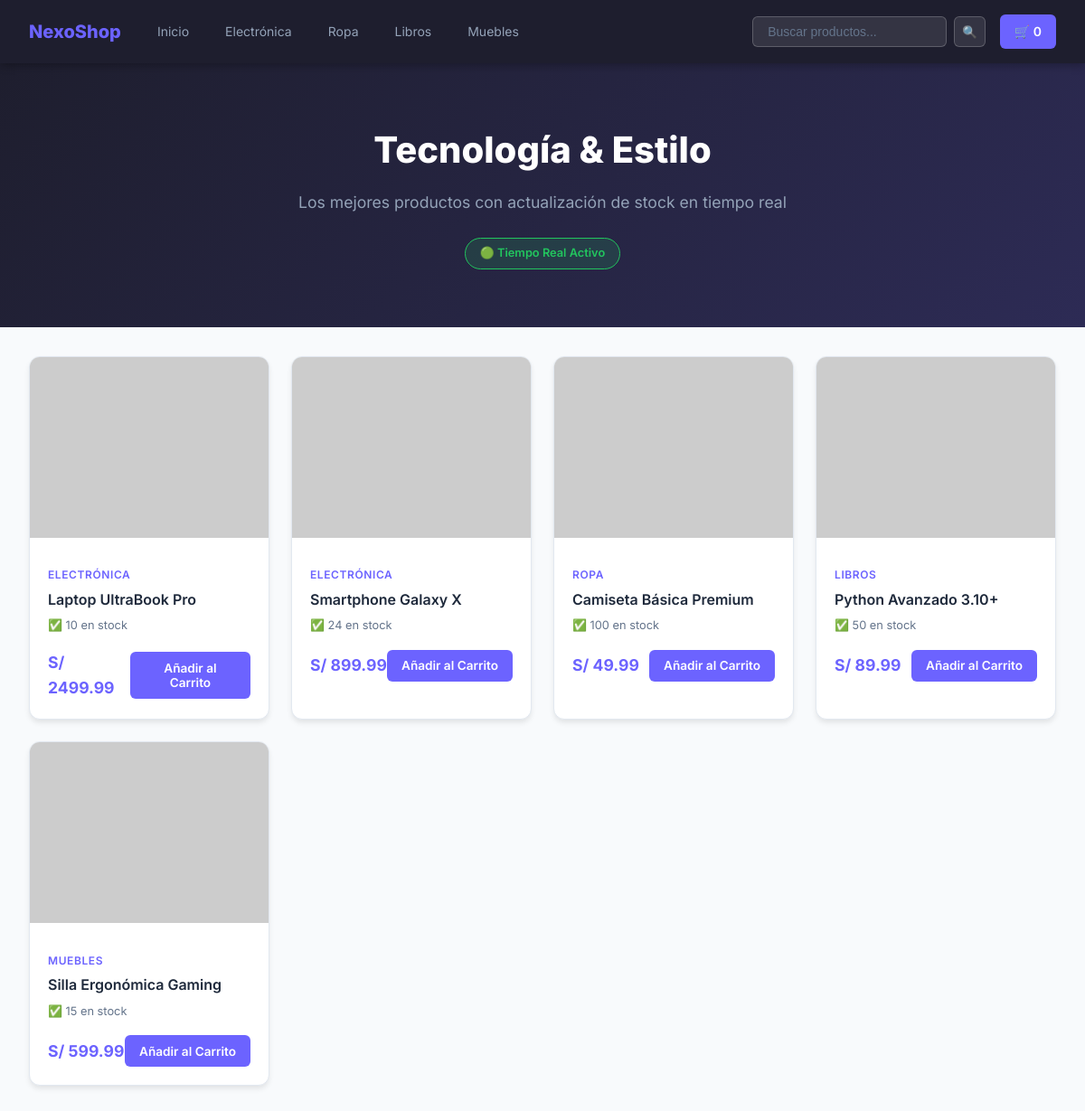
/store, run on an earlier commit of the app's database.
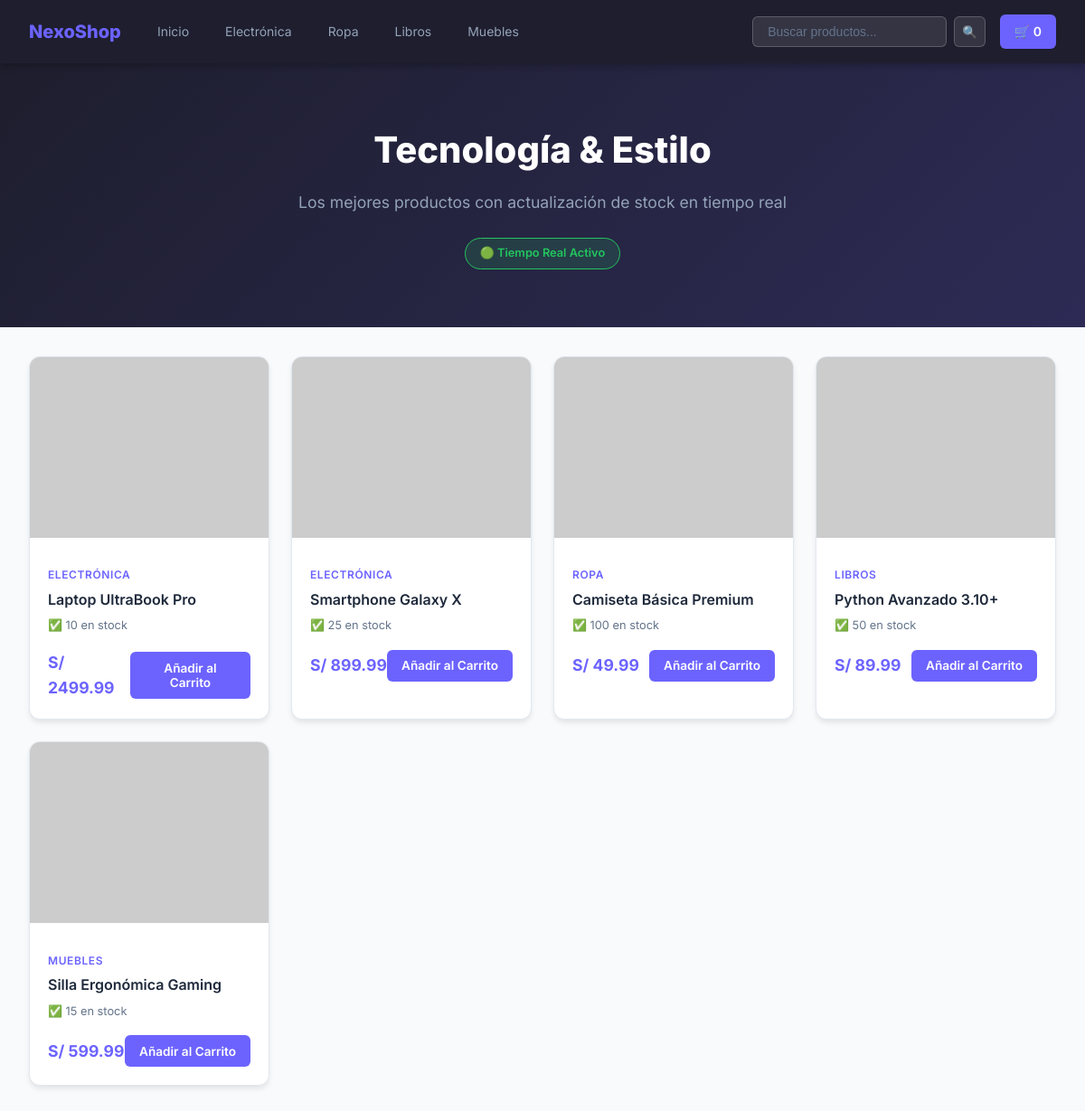
And on a later commit of the database.
### models.py (models this page shows, shortened)
class Product(db.Model):
    __tablename__ = 'products'
    id = db.Column(db.Integer, primary_key=True)
    sku = db.Column(db.String(50), unique=True, nullable=False)
    name = db.Column(db.String(200), nullable=False)
    category = db.Column(db.String(100), default='General')
    price = db.Column(db.Float, nullable=False, default=0.0)
    stock = db.Column(db.Integer, nullable=False, default=0)
    description = db.Column(db.Text, default='')
    image_url = db.Column(db.String(500), default='')
    created_at = db.Column(db.DateTime, default=datetime.utcnow)
    updated_at = db.Column(db.DateTime, default=datetime.utcnow, onupdate=datetime.utcnow)

### app.py (the view)
@app.route('/store')
def store_home():
    category = request.args.get('category', '')
    search = request.args.get('search', '')
    query = Product.query
    if category:
        query = query.filter_by(category=category)
    if search:
        query = query.filter(Product.name.ilike(f'%{search}%'))
    products = query.order_by(Product.id).all()
    categories = db.session.query(Product.category).distinct().all()
    categories = [c[0] for c in categories]
    return render_template('store/home.html',
                           products=products,
                           categories=categories,
                           current_category=category,
                           search_query=search)

### app.py (called while the page is built, shortened)
def current_admin_user():
    return session.get('admin_user', 'anonymous')

def current_admin_role():
    return session.get('admin_role', 'guest')

def ensure_csrf_token():
    token = session.get('csrf_token')
    if not token:
        token = secrets.token_hex(16)
        session['csrf_token'] = token
    return token

@app.context_processor
def inject_session_context():
    return {
        'csrf_token': ensure_csrf_token(),
        'admin_role': current_admin_role(),
        'admin_user': current_admin_user()
    }

@app.before_request
def enforce_admin_csrf():
    return None

@app.after_request
def set_security_headers(response):
    response.headers['X-Content-Type-Options'] = 'nosniff'
    response.headers['X-Frame-Options'] = 'SAMEORIGIN'
    response.headers['Referrer-Policy'] = 'strict-origin-when-cross-origin'
    response.headers['X-XSS-Protection'] = '1; mode=block'
    csp = "default-src 'self' https: data: 'unsafe-inline' 'unsafe-eval'"
    response.headers['Content-Security-Policy'] = csp
    return response

### templates/store/home.html (shortened to what this page needs)
<!DOCTYPE html>
<html lang="es">
<head>
    <link rel="stylesheet" href="{{ url_for('static', filename='css/style.css') }}">
</head>
<body class="store-page">
    <header class="store-header">
        <div class="header-inner">
            <a href="{{ url_for('store_home') }}" class="store-logo" id="store-logo">
                NexoShop
            </a>
            <nav class="store-nav">
                <a href="{{ url_for('store_home') }}" class="nav-link" id="nav-home">Inicio</a>
                {% for cat in categories %}
                    <a href="{{ url_for('store_home', category=cat) }}"
                       class="nav-link {% if current_category == cat %}active{% endif %}"
                       id="nav-cat-{{ cat|lower|replace(' ', '-') }}">
                        {{ cat }}
                    </a>
                {% endfor %}
            </nav>
            <div class="header-right">
                <form method="GET" action="{{ url_for('store_home') }}" class="search-form" id="search-form">
                    <input type="text" name="search" id="search-input"
                           placeholder="Buscar productos..." value="{{ search_query }}">
                    <button type="submit" id="btn-search">🔍</button>
                </form>
                <a href="{{ url_for('store_cart') }}" class="cart-btn" id="btn-cart">
                    🛒 <span id="cart-count">0</span>
                </a>
            </div>
        </div>
    </header>
    <section class="store-hero">
        <h1>Tecnología & Estilo</h1>
        <p>Los mejores productos con actualización de stock en tiempo real</p>
        <span class="rt-badge" id="realtime-status">🟢 Tiempo Real Activo</span>
    </section>
    <main class="store-main">
        <div class="products-grid" id="products-grid">
            {% for product in products %}
            <article class="product-card" id="product-card-{{ product.id }}"
                     data-product-id="{{ product.id }}"
                     data-sku="{{ product.sku }}"
                     data-stock="{{ product.stock }}">
                <a href="{{ url_for('store_product_detail', product_id=product.id) }}" class="product-link">
                    {% if product.image_url %}
                        <img src="{{ product.image_url }}" alt="{{ product.name }}"
                             class="product-image" loading="lazy">
                    {% else %}
                        <div class="product-image-placeholder">📦</div>
                    {% endif %}
                </a>
                <div class="product-info">
                    <span class="product-category">{{ product.category }}</span>
                    <h2 class="product-name">
                        <a href="{{ url_for('store_product_detail', product_id=product.id) }}">
                            {{ product.name }}
                        </a>
                    </h2>
                    <div class="product-stock-info">
                        <span class="stock-indicator" id="stock-indicator-{{ product.id }}">
                            {% if product.stock > 0 %}
                                ✅ {{ product.stock }} en stock
                            {% else %}
                                ❌ Sin stock
                            {% endif %}
                        </span>
                    </div>
                    <div class="product-footer">
                        <span class="product-price">S/ {{ "%.2f"|format(product.price) }}</span>
                        <button class="btn-add-to-cart
                                {% if product.stock == 0 %}btn-out-of-stock{% else %}btn-available{% endif %}"
                                id="btn-add-to-cart-{{ product.id }}"
                                data-product-id="{{ product.id }}"
                                onclick="addToCart(this.dataset.productId)">
                            {% if product.stock == 0 %}Sin Stock{% else %}Añadir al Carrito{% endif %}
                        </button>
                    </div>
                </div>
            </article>
            {% else %}
            <div class="empty-products" id="empty-products-message">
                <p>No se encontraron productos.</p>
            </div>
            {% endfor %}
        </div>
    </main>
</body>
</html>

### static/css/style.css (style rules this page uses)
:root { --primary: #6c63ff; --primary-dark: #5a52e0; --success: #22c55e; --danger: #ef4444; --warning: #f59e0b; --text: #1e293b; --text-muted: #64748b; --bg: #f8fafc; --card-bg: #ffffff; --border: #e2e8f0; --sidebar-bg: #1e1e2e; --sidebar-text: #cdd6f4; --shadow: 0 4px 6px -1px rgba(0,0,0,.1); --shadow-lg: 0 10px 25px rgba(0,0,0,.15); --radius: 12px; --radius-sm: 6px; }
* { box-sizing: border-box; margin: 0; padding: 0; }
body { font-family: 'Inter', sans-serif; background: var(--bg); color: var(--text); line-height: 1.6; }
.store-header { background: #1e1e2e; position: sticky; top: 0; z-index: 100; box-shadow: 0 2px 10px rgba(0,0,0,.3); }
.header-inner { display: flex; align-items: center; gap: 1.5rem; max-width: 1400px; margin: 0 auto; padding: 1rem 2rem; }
.store-logo { font-size: 1.25rem; font-weight: 800; color: var(--primary); text-decoration: none; }
.store-nav { display: flex; gap: .5rem; flex: 1; }
.nav-link { padding: .5rem 1rem; color: #94a3b8; text-decoration: none; border-radius: var(--radius-sm); font-size: .875rem; transition: all .2s; }
.header-right { display: flex; gap: 1rem; align-items: center; margin-left: auto; }
.search-form { display: flex; gap: .5rem; }
.search-form input { padding: .5rem 1rem; background: rgba(255,255,255,.1); border: 1px solid rgba(255,255,255,.2); border-radius: var(--radius-sm); color: #fff; font-size: .875rem; }
.search-form input::placeholder { color: #64748b; }
.search-form button { padding: .5rem; background: rgba(255,255,255,.1); border: 1px solid rgba(255,255,255,.2); border-radius: var(--radius-sm); cursor: pointer; }
.cart-btn { padding: .5rem 1rem; background: var(--primary); color: #fff; text-decoration: none; border-radius: var(--radius-sm); font-weight: 600; font-size: .875rem; }
.store-hero { background: linear-gradient(135deg, #1e1e2e 0%, #2d2b55 100%); color: #fff; text-align: center; padding: 4rem 2rem; }
.store-hero h1 { font-size: 2.5rem; font-weight: 800; margin-bottom: .75rem; }
.store-hero p { color: #94a3b8; font-size: 1.1rem; margin-bottom: 1.5rem; }
.rt-badge { display: inline-block; background: rgba(34,197,94,.15); color: var(--success); border: 1px solid var(--success); padding: .4rem 1rem; border-radius: 999px; font-size: .8rem; font-weight: 600; }
.store-main { max-width: 1400px; margin: 2rem auto; padding: 0 2rem; }
.products-grid { display: grid; grid-template-columns: repeat(auto-fill, minmax(250px, 1fr)); gap: 1.5rem; }
.product-card { background: var(--card-bg); border-radius: var(--radius); overflow: hidden; box-shadow: var(--shadow); transition: transform .2s, box-shadow .2s; border: 1px solid var(--border); }
.product-link { text-decoration: none; }
.product-image { width: 100%; height: 200px; object-fit: cover; }
.product-info { padding: 1.25rem; }
.product-category { font-size: .75rem; font-weight: 600; text-transform: uppercase; color: var(--primary); letter-spacing: .05em; }
.product-name { margin: .25rem 0 .5rem; font-size: 1rem; font-weight: 600; line-height: 1.4; }
.product-name a { color: var(--text); text-decoration: none; }
.product-stock-info { margin: .5rem 0; font-size: .8rem; color: var(--text-muted); }
.stock-indicator { font-size: .8rem; }
.product-footer { display: flex; align-items: center; justify-content: space-between; margin-top: 1rem; }
.product-price { font-size: 1.1rem; font-weight: 700; color: var(--primary); }
.btn-add-to-cart, .btn-add-to-cart-detail { padding: .6rem 1rem; border-radius: var(--radius-sm); font-family: inherit; font-size: .85rem; font-weight: 600; cursor: pointer; border: none; transition: all .2s; }
.btn-available { background: var(--primary); color: #fff; }

What changed in the data, as far as the page shows it:
changed Product "Smartphone Galaxy X": stock "24" → "25"
